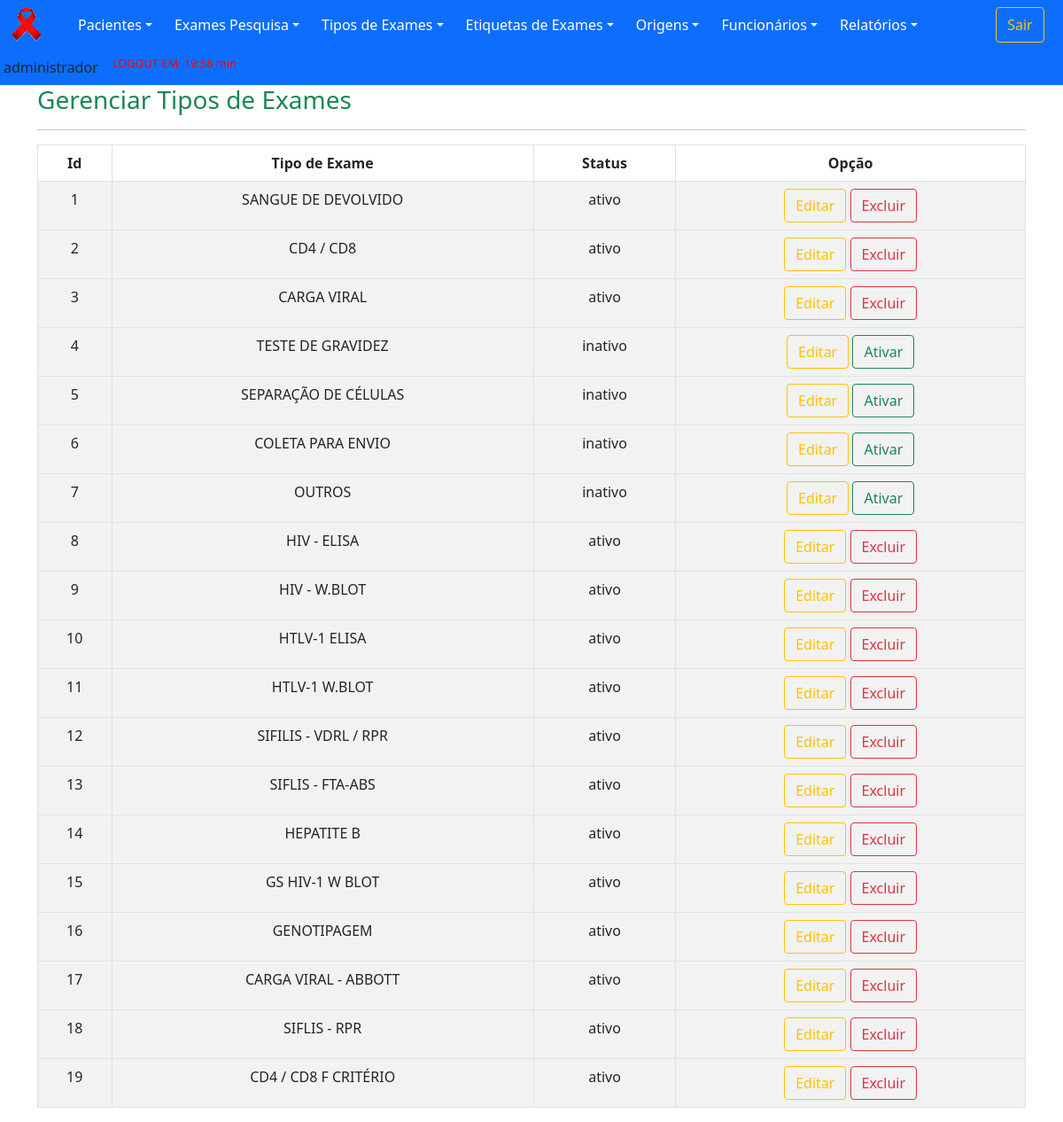
Before: /old/views/examesGerenciar.php (signed in) with the older database file.
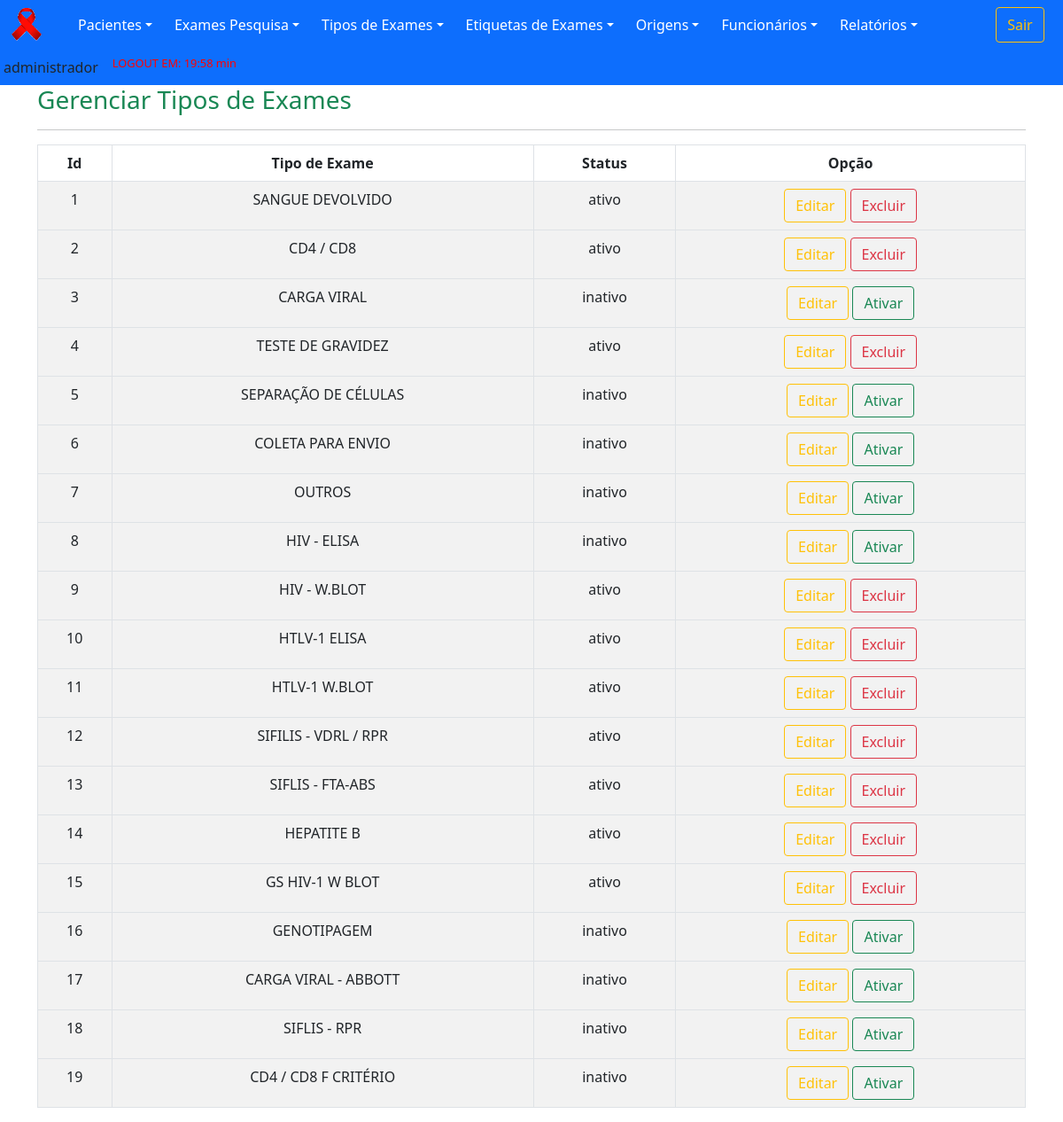
After: the same page with the newer database file.
### tables this page shows
CREATE TABLE `tipoExames` (
  `idTipoExames` int(11) NOT NULL,
  `tipoExame` varchar(255) DEFAULT NULL,
  `statusExame` varchar(8) DEFAULT NULL
);

### old/dao/DAO-sistemaCihiv.php (called while the page is built, shortened)
<?php
    class SistemaDAO
        {
            public function PesquisaTodosDados($nomeTabela)
                {
                    $conn = Database::connect();
                    $conn->exec('SET CHARACTER SET utf8');
                    $sql = "SELECT * FROM $nomeTabela";
                    try
                        {
                            $listar = $conn->query($sql);
                            $buscar = $listar->fetchAll(PDO::FETCH_OBJ);
                            $numRows = $listar->rowCount();
                        }
                    catch (PDOException $exc)
                        {
                            $buscar = $exc->getTraceAsString();
                        }
                    return $buscar;
                }
        }
?>

### old/views/examesGerenciar.php (the view, shortened to what this page needs)
<?php
	include "../template/menuPrincipal.php";
?>
        <div class="container">
            <div id="page-content-wrapper">
				<div class="panel-header">
					<h3 class="text-success">Gerenciar Tipos de Exames</h3>
				</div>
				<hr>
				<div class="panel-content">
					<div class="col-md-12">
						<table class="table table-striped table-bordered table-condensed">
                            <thead>
                                <tr>
                                    <th>Id</th>
                                    <th>Tipo de Exame</th>
                                    <th>Status</th>
                                    <th>Opção</th>
                                </tr>
                            </thead>
                            <tbody>
                                <?php
                                    require_once '../dao/DAO-sistemaCihiv.php';
                                    $exameDAO = new SistemaDAO();
                                    $nomeTabela = "tipoExames";
                                    foreach($exameDAO->PesquisaTodosDados($nomeTabela) as $exame)
                                        {
                                            ?>
                                                <tr>
                                                    <td><?php echo $exame->idTipoExames; ?></td>
                                                    <td><?php echo $exame->tipoExame; ?></td>
                                                    <td><?php echo $exame->statusExame;  $statusExame = $exame->statusExame;?></td>
                                                    <td class='operations'>
                                                        <div class="btn-group pull-right">
                                                            <a href="../controllers/exameBuscar.php?action=1&id=<?php echo $exame->idTipoExames;?>" class="btn btn-small btn-outline-warning">Editar<i class="icon-remove"></i></a>
                                                        </div>
                                                        <div class="btn-group pull-left">
                                                            <?php
                                                                if ($statusExame != "ativo")
                                                                    {
                                                                        $html = " <a href='../controllers/exameBuscar.php?action=2&id=$exame->idTipoExames'  class='btn btn-small btn-outline-success'>Ativar<i class='icon-edit'></i></a>";
                                                                        echo $html;
                                                                    }
                                                                elseif ($statusExame == "ativo")
                                                                    {
                                                                        $html = "<a href='../controllers/exameBuscar.php?action=3&id=$exame->idTipoExames' class='btn btn-small btn-outline-danger'>Excluir<i class='icon-remove'></i></a>";
                                                                        echo $html;
                                                                    }
                                                            ?>
                                                        </div>
                                                    </td>
                                                <tr>
                                            <?php
                                        }
                                ?>
                            </tbody>
                        </table>
                    </div>
				</div>
            </div>
		</div>
    </body>
</html>

Changed rows visible on the page:
changed tipoexames id 1: tipoExame "SANGUE DE DEVOLVIDO" → "SANGUE DEVOLVIDO"
changed tipoexames "CARGA VIRAL": statusExame "ativo" → "inativo"; statusExame "Excluir" → "Ativar"
changed tipoexames "TESTE DE GRAVIDEZ": statusExame "inativo" → "ativo"; statusExame "Ativar" → "Excluir"
changed tipoexames "HIV - ELISA": statusExame "ativo" → "inativo"; statusExame "Excluir" → "Ativar"
changed tipoexames "GENOTIPAGEM": statusExame "ativo" → "inativo"; statusExame "Excluir" → "Ativar"
changed tipoexames "CARGA VIRAL - ABBOTT": statusExame "ativo" → "inativo"; statusExame "Excluir" → "Ativar"
changed tipoexames "SIFLIS - RPR": statusExame "ativo" → "inativo"; statusExame "Excluir" → "Ativar"
changed tipoexames "CD4 / CD8 F CRITÉRIO": statusExame "ativo" → "inativo"; statusExame "Excluir" → "Ativar"
